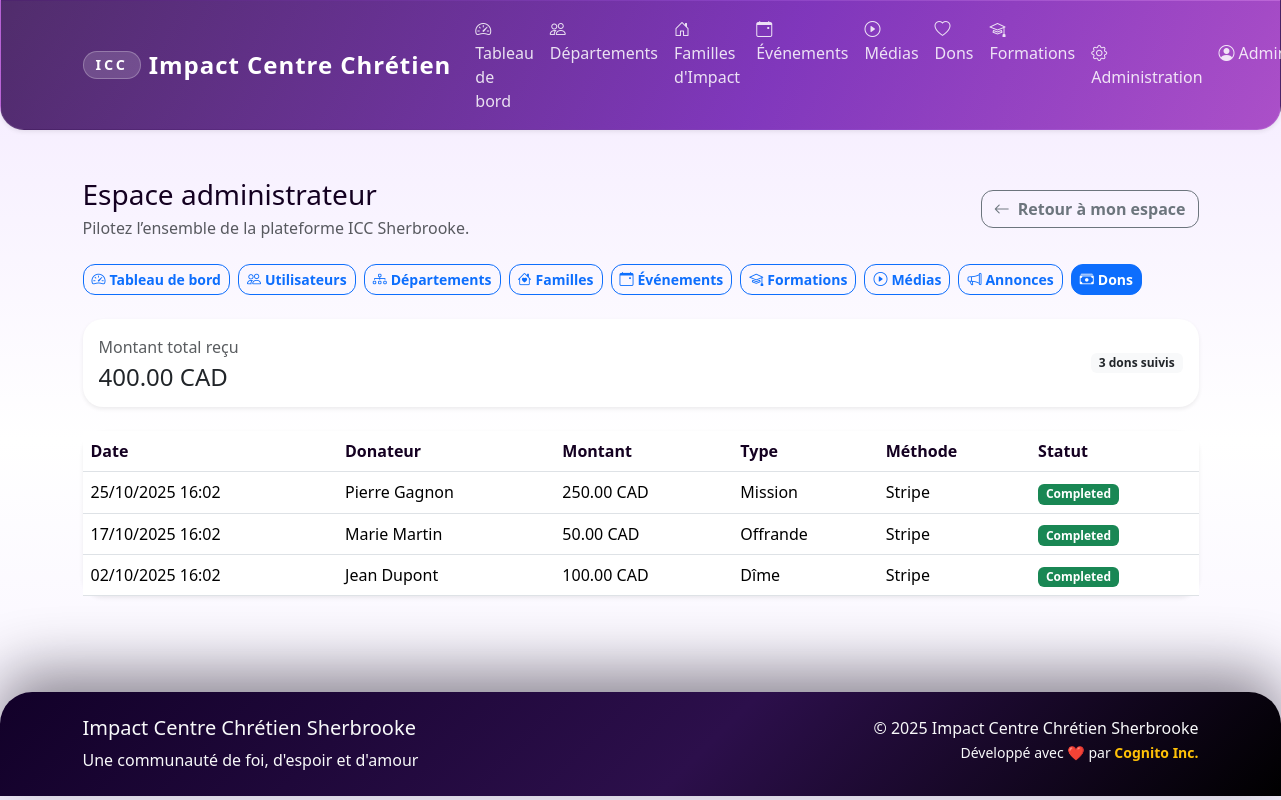
The app's page /admin/donations (signed in), older data.
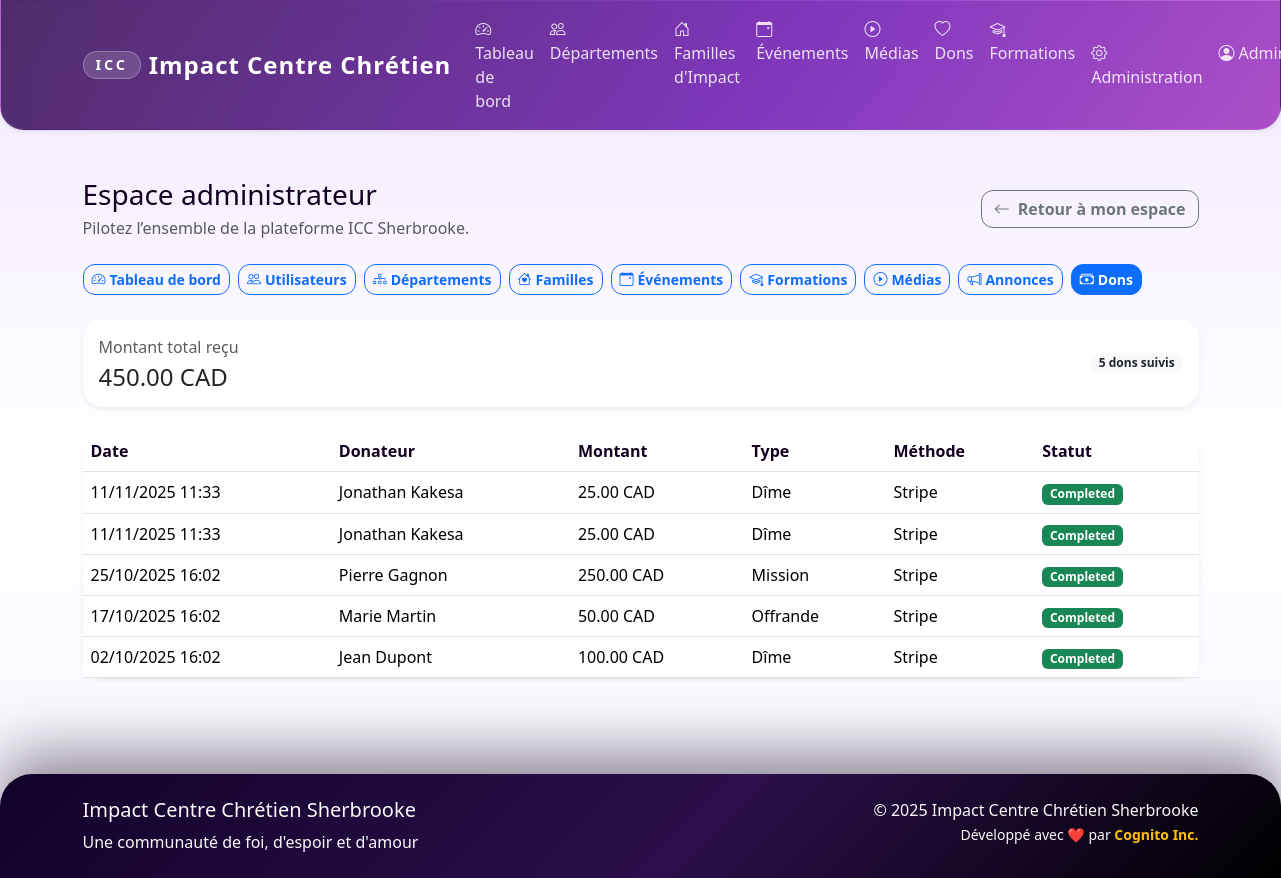
The same page, newer data.
### app/models/user.py (models this page shows, shortened)
class User(UserMixin, db.Model):
    __tablename__ = 'users'
    id = db.Column(db.Integer, primary_key=True)
    email = db.Column(db.String(120), unique=True, nullable=False, index=True)
    password_hash = db.Column(db.String(255), nullable=False)
    first_name = db.Column(db.String(50), nullable=False)
    last_name = db.Column(db.String(50), nullable=False)
    phone = db.Column(db.String(20))
    address = db.Column(db.Text)
    birth_date = db.Column(db.Date)
    gender = db.Column(db.String(10))  # 'M', 'F', 'Autre'
    marital_status = db.Column(db.String(20))  # 'Célibataire', 'Marié(e)', 'Divorcé(e)', 'Veuf/Veuve'
    membership_status = db.Column(db.String(20), default='Nouveau')  # 'Nouveau', 'En formation', 'Baptisé', 'Membre officiel'
    church_role = db.Column(db.String(100))  # 'Choriste', 'Intercesseur', etc.
    role = db.Column(db.String(20), default='Membre')  # 'Admin', 'Responsable Département', 'Responsable Famille', 'Membre'
    is_active = db.Column(db.Boolean, default=True)
    created_at = db.Column(db.DateTime, default=datetime.utcnow)
    updated_at = db.Column(db.DateTime, default=datetime.utcnow, onupdate=datetime.utcnow)
    department_memberships = db.relationship('DepartmentMember', back_populates='user', cascade='all, delete-orphan')
    family_memberships = db.relationship('FamilyMember', back_populates='user', cascade='all, delete-orphan')
    event_participations = db.relationship('EventParticipant', back_populates='user', cascade='all, delete-orphan')
    donations = db.relationship('Donation', back_populates='user', cascade='all, delete-orphan')
    @property
    def full_name(self):
        return f"{self.first_name} {self.last_name}"
    def is_admin(self):
        return self.role == 'Admin'

### app/models/donation.py (models this page shows, shortened)
class Donation(db.Model):
    __tablename__ = 'donations'
    id = db.Column(db.Integer, primary_key=True)
    user_id = db.Column(db.Integer, db.ForeignKey('users.id'), nullable=False)
    amount = db.Column(Numeric(10, 2), nullable=False)
    currency = db.Column(db.String(3), default='CAD')
    donation_type = db.Column(db.String(50), default='Dîme')  # 'Dîme', 'Offrande', 'Mission', 'Construction', 'Autre'
    purpose = db.Column(db.String(200))  # Description spécifique du don
    payment_method = db.Column(db.String(50))  # 'Stripe', 'PayPal', 'Cash', 'Check'
    payment_id = db.Column(db.String(100))  # ID de transaction externe
    payment_status = db.Column(db.String(20), default='Pending')  # 'Pending', 'Completed', 'Failed', 'Refunded'
    receipt_number = db.Column(db.String(50), unique=True)
    is_tax_deductible = db.Column(db.Boolean, default=True)
    receipt_sent = db.Column(db.Boolean, default=False)
    receipt_sent_at = db.Column(db.DateTime)
    donation_date = db.Column(db.DateTime, default=datetime.utcnow)
    processed_at = db.Column(db.DateTime)
    notes = db.Column(db.Text)
    is_anonymous = db.Column(db.Boolean, default=False)
    created_at = db.Column(db.DateTime, default=datetime.utcnow)
    updated_at = db.Column(db.DateTime, default=datetime.utcnow, onupdate=datetime.utcnow)
    user = db.relationship('User', back_populates='donations')
    @property
    def formatted_amount(self):
        return f"{self.amount:.2f} {self.currency}"

### app/routes/admin.py (the view)
@admin_bp.route('/donations')
@login_required
@admin_required
def donations():
    page = request.args.get('page', 1, type=int)
    donations = Donation.query.order_by(
        db.desc(Donation.donation_date)
    ).paginate(page=page, per_page=50, error_out=False)
    total_amount = db.session.query(db.func.sum(Donation.amount)).filter_by(
        payment_status='Completed'
    ).scalar() or 0
    return render_template('admin/donations.html',
                         donations=donations,
                         total_amount=total_amount)

### app/routes/admin.py (called while the page is built)
def admin_required(f):
    @wraps(f)
    def decorated_function(*args, **kwargs):
        if not current_user.is_admin():
            flash('Accès refusé. Droits d\'administrateur requis.', 'error')
            return redirect(url_for('main.dashboard'))
        return f(*args, **kwargs)
    return decorated_function

### app/templates/admin/donations.html (shortened to what this page needs)
{% extends "admin/layout.html" %}
{% block admin_body %}
<div class="card border-0 shadow-sm mb-4">
    <div class="card-body d-flex justify-content-between align-items-center">
        <div>
            <p class="text-muted mb-1">Montant total reçu</p>
            <h2 class="h4 mb-0">{{ '%0.2f'|format(total_amount) }} CAD</h2>
        </div>
        <span class="badge bg-light text-dark">{{ donations.total }} dons suivis</span>
    </div>
</div>
<div class="card border-0 shadow-sm">
    <div class="table-responsive">
        <table class="table align-middle mb-0">
            <thead>
                <tr>
                    <th>Date</th>
                    <th>Donateur</th>
                    <th>Montant</th>
                    <th>Type</th>
                    <th>Méthode</th>
                    <th>Statut</th>
                </tr>
            </thead>
            <tbody>
                {% for donation in donations.items %}
                <tr>
                    <td>{{ donation.donation_date.strftime('%d/%m/%Y %H:%M') if donation.donation_date else '-' }}</td>
                    <td>{{ donation.user.full_name if donation.user else 'Compte supprimé' }}</td>
                    <td>{{ donation.formatted_amount }}</td>
                    <td>{{ donation.donation_type }}</td>
                    <td>{{ donation.payment_method or 'N/A' }}</td>
                    <td>
                        <span class="badge {{ 'bg-success' if donation.payment_status == 'Completed' else 'bg-secondary' }}">
                            {{ donation.payment_status }}
                        </span>
                    </td>
                </tr>
                {% else %}
                <tr>
                    <td colspan="6" class="text-center text-muted py-4">Aucun don enregistré.</td>
                </tr>
                {% endfor %}
            </tbody>
        </table>
    </div>
</div>
{% endblock %}

### app/templates/admin/layout.html
{% extends "base.html" %}
{% block content %}
<div class="container py-4">
    <div class="d-flex justify-content-between align-items-center mb-4">
        <div>
            <h1 class="h3 mb-1">Espace administrateur</h1>
            <p class="text-muted mb-0">Pilotez l’ensemble de la plateforme ICC Sherbrooke.</p>
        </div>
        <a href="{{ url_for('main.dashboard') }}" class="btn btn-outline-secondary">
            <i class="bi bi-arrow-left me-2"></i>Retour à mon espace
        </a>
    </div>
    {% set admin_links = [
        ('admin.dashboard', 'Tableau de bord', 'bi-speedometer2'),
        ('admin.users', 'Utilisateurs', 'bi-people'),
        ('admin.departments', 'Départements', 'bi-diagram-3'),
        ('admin.families', 'Familles', 'bi-house-heart'),
        ('admin.events', 'Événements', 'bi-calendar-event'),
        ('admin.formations', 'Formations', 'bi-mortarboard'),
        ('admin.media', 'Médias', 'bi-play-circle'),
        ('admin.announcements', 'Annonces', 'bi-megaphone'),
        ('admin.donations', 'Dons', 'bi-cash-stack')
    ] %}
    <div class="nav nav-pills gap-2 flex-wrap mb-4">
        {% for endpoint, label, icon in admin_links %}
        <a href="{{ url_for(endpoint) }}"
           class="btn btn-sm {% if request.endpoint == endpoint %}btn-primary{% else %}btn-outline-primary{% endif %}">
            <i class="bi {{ icon }} me-1"></i>{{ label }}
        </a>
        {% endfor %}
    </div>
    {% block admin_body %}{% endblock %}
</div>
{% endblock %}

### app/templates/base.html (shortened to what this page needs)
<!DOCTYPE html>
<html lang="fr">
<head>
    <link href="https://cdn.jsdelivr.net/npm/bootstrap@5.3.2/dist/css/bootstrap.min.css" rel="stylesheet">
    <link href="https://cdn.jsdelivr.net/npm/bootstrap-icons@1.11.1/font/bootstrap-icons.css" rel="stylesheet">
    <link href="https://unpkg.com/aos@2.3.1/dist/aos.css" rel="stylesheet">
    <link href="{{ url_for('static', filename='css/style.css') }}" rel="stylesheet">
</head>
<body>
    <nav class="navbar navbar-expand-lg navbar-dark icc-navbar shadow-sm">
        <div class="container">
            <a class="navbar-brand fw-bold d-flex align-items-center" href="{{ url_for('main.index') }}">
                <span class="brand-mark me-2">ICC</span>
                Impact Centre Chrétien
            </a>
            <div class="collapse navbar-collapse" id="navbarNav">
                <ul class="navbar-nav me-auto">
                    {% if current_user.is_authenticated %}
                        <li class="nav-item">
                            <a class="nav-link" href="{{ url_for('main.dashboard') }}">
                                <i class="bi bi-speedometer2 me-1"></i>Tableau de bord
                            </a>
                        </li>
                        <li class="nav-item">
                            <a class="nav-link" href="{{ url_for('departments.list') }}">
                                <i class="bi bi-people me-1"></i>Départements
                            </a>
                        </li>
                        <li class="nav-item">
                            <a class="nav-link" href="{{ url_for('families.list') }}">
                                <i class="bi bi-house-door me-1"></i>Familles d'Impact
                            </a>
                        </li>
                        <li class="nav-item">
                            <a class="nav-link" href="{{ url_for('events.list') }}">
                                <i class="bi bi-calendar-event me-1"></i>Événements
                            </a>
                        </li>
                        <li class="nav-item">
                            <a class="nav-link" href="{{ url_for('media.list') }}">
                                <i class="bi bi-play-circle me-1"></i>Médias
                            </a>
                        </li>
                        <li class="nav-item">
                            <a class="nav-link" href="{{ url_for('donations.donate') }}">
                                <i class="bi bi-heart me-1"></i>Dons
                            </a>
                        </li>
                        <li class="nav-item">
                            <a class="nav-link" href="{{ url_for('formations.index') }}">
                                <i class="bi bi-mortarboard me-1"></i>Formations
                            </a>
                        </li>
                    {% endif %}
                </ul>
                <ul class="navbar-nav">
                    {% if current_user.is_authenticated %}
                        {% if current_user.is_admin() %}
                            <li class="nav-item">
                                <a class="nav-link" href="{{ url_for('admin.dashboard') }}">
                                    <i class="bi bi-gear me-1"></i>Administration
                                </a>
                            </li>
                        {% endif %}
                        <li class="nav-item dropdown">
                            <a class="nav-link dropdown-toggle" href="#" role="button" data-bs-toggle="dropdown">
                                <i class="bi bi-person-circle me-1"></i>{{ current_user.first_name }}
                            </a>
                        </li>
                    {% endif %}
                </ul>
            </div>
        </div>
    </nav>
    <main class="container-fluid py-4">
        {% block content %}{% endblock %}
    </main>
    <footer class="icc-footer text-light py-4 mt-5">
        <div class="container">
            <div class="row">
                <div class="col-md-6">
                    <h5>Impact Centre Chrétien Sherbrooke</h5>
                    <p class="mb-0">Une communauté de foi, d'espoir et d'amour</p>
                </div>
                <div class="col-md-6 text-md-end">
                    <p class="mb-0">&copy; {{ current_year() }} Impact Centre Chrétien Sherbrooke</p>
                    <small class="text-light">Développé avec ❤️ par <a href="https://cognito-inc.ca" target="_blank" rel="noopener" class="text-decoration-none text-warning fw-bold">Cognito Inc.</a></small>
                </div>
            </div>
        </div>
    </footer>
</body>
</html>

### app/static/css/style.css (style rules this page uses)
:root { --primary-color: #4b0f6a; --secondary-color: #7c2cbd; --success-color: #00c2c7; --warning-color: #ffc857; --danger-color: #ff5f7e; --info-color: #8ad8ff; --light-color: #f7efff; --dark-color: #140021; --brand-gradient: linear-gradient(120deg, #320852, #7c2cbd 60%, #b454d2); --brand-gold: #ffc857; --brand-teal: #00c2c7; --brand-berry: #ff5f7e; --brand-midnight: #080010; --brand-soft: #f3e9ff; --glass-border: rgba(255, 255, 255, 0.35); --surface-shadow: 0 25px 60px rgba(26, 9, 45, 0.15); --bs-primary: var(--primary-color); --bs-secondary: var(--secondary-color); --bs-success: var(--success-color); --bs-info: var(--info-color); --bs-warning: var(--warning-color); --bs-danger: var(--danger-color); --bs-light: var(--light-color); --bs-dark: var(--dark-color); }
body { font-family: 'Segoe UI', Tahoma, Geneva, Verdana, sans-serif; background: linear-gradient(180deg, var(--brand-soft) 0%, #ffffff 55%, #f7f2ff 100%); color: var(--dark-color); min-height: 100vh; }
.icc-navbar { background: radial-gradient(circle at top left, rgba(255, 255, 255, 0.15), rgba(9, 2, 25, 0.05)) no-repeat, var(--brand-gradient); border: 1px solid rgba(255, 255, 255, 0.1); border-radius: 0 0 1.5rem 1.5rem; backdrop-filter: blur(6px); }
.icc-navbar .nav-link { font-weight: 500; color: rgba(255, 255, 255, 0.85); transition: color 0.2s ease; }
.navbar-brand { font-size: 1.5rem; letter-spacing: 0.04em; }
.brand-mark { display: inline-flex; align-items: center; justify-content: center; padding: 0.15rem 0.75rem; border-radius: 999px; background: rgba(255, 255, 255, 0.15); border: 1px solid rgba(255, 255, 255, 0.25); font-size: 0.9rem; letter-spacing: 0.2em; }
.btn { border-radius: 0.75rem; font-weight: 600; }
.card { border: 1px solid rgba(20, 0, 33, 0.06); border-radius: 1.25rem; box-shadow: 0 20px 50px rgba(15, 6, 26, 0.08); transition: transform 0.2s ease, box-shadow 0.2s ease; background-color: #fff; }
.table { background-color: white; }
.table th { border-top: none; font-weight: 600; color: var(--dark-color); }
.icc-footer { background: linear-gradient(135deg, #120129, #2c0f4b 55%, #000); border-radius: 2rem 2rem 0 0; box-shadow: 0 -20px 60px rgba(8, 0, 16, 0.45); }

Row changes from the older to the newer data that the page shows:
added Donation: donation_date "11/11/2025 11:33", user "Jonathan Kakesa", formatted_amount "25.00 CAD", donation_type "Dîme", payment_method "Stripe", payment_status "Completed"
added Donation: donation_date "11/11/2025 11:33", user "Jonathan Kakesa", formatted_amount "25.00 CAD", donation_type "Dîme", payment_method "Stripe", payment_status "Completed"
Text that changed along with them:
{{ '%0.2f'|format(total_amount) }}: "400.00" → "450.00"
{{ donations.total }}: "3" → "5"
